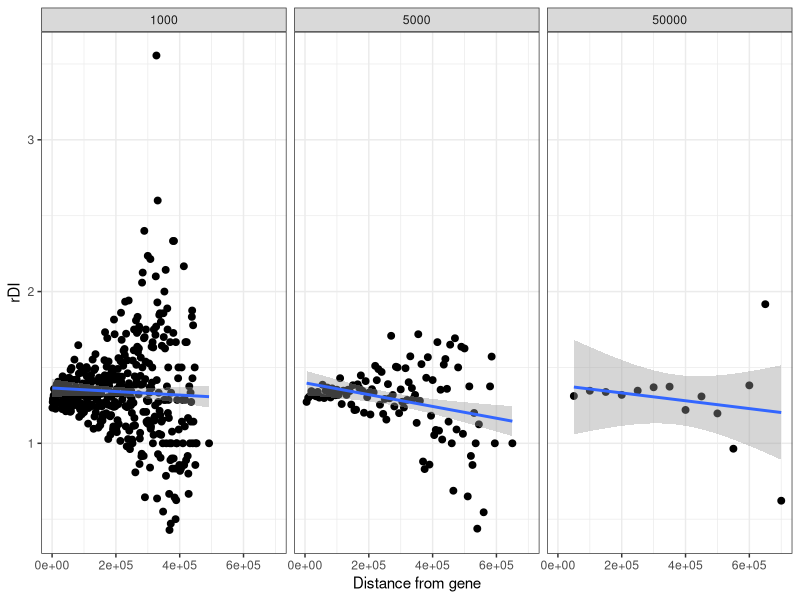

This chart was generated by the following R code:
# Title     : TODO
# Objective : TODO
# Created by: henryjuho
# Created on: 28/11/2017

library(ggplot2)

fiftykb = read.delim('distance_bin_beds/bin_summaries.txt')
fiftykb$window_size = 50000

fivekb = read.delim('distance_bin_beds_5kb/bin_summaries_5kb.txt')
fivekb$window_size = 5000

onekb = read.delim('distance_bin_beds_1kb/bin_summaries_1kb.txt')
onekb$window_size = 1000

all_data = rbind(fiftykb, fivekb, onekb)

ins_data = subset(all_data, type=='ins', select=c(bin, count, window_size))
colnames(ins_data) = c('bin', 'ins_count', 'window_size')

del_data = subset(all_data, type=='del', select=c(bin, count, window_size))
colnames(del_data) = c('bin', 'del_count', 'window_size')

dist_rdi = data.frame(cbind(ins_data, del_data$del_count))
colnames(dist_rdi) = c('bin', 'ins_count', 'window_size', 'del_count')
dist_rdi = subset(dist_rdi, ins_count > 5 & del_count > 5)

dist_rdi$rdi = as.numeric(as.character(dist_rdi$del_count)) / as.numeric(as.character(dist_rdi$ins_count))
dist_rdi$distance = as.numeric(as.character(dist_rdi$bin)) * dist_rdi$window_size

fifty_test_d = subset(dist_rdi, window_size==50000)
fifty_test = cor.test(fifty_test_d$rdi, fifty_test_d$distance, method='spearman', exact=NULL)
fifty_test

five_test_d = subset(dist_rdi, window_size==5000)
five_test = cor.test(five_test_d$rdi, five_test_d$distance, method='spearman', exact=NULL)
five_test

one_test_d = subset(dist_rdi, window_size==1000)
one_test = cor.test(one_test_d$rdi, one_test_d$distance, method='spearman', exact=NULL)
one_test

rdi_plot = ggplot(dist_rdi, aes(x=distance, y=rdi)) +
      geom_point(stat='identity', size = 2) +
      theme_bw() +
      geom_smooth(method='lm') +
      ylab('rDI')  + xlab('Distance from gene') +
      facet_wrap(~window_size) #, scale='free')

png(file='distance_rdi_counts.png', width=9, height=3, units='in', res=360)

rdi_plot

dev.off()